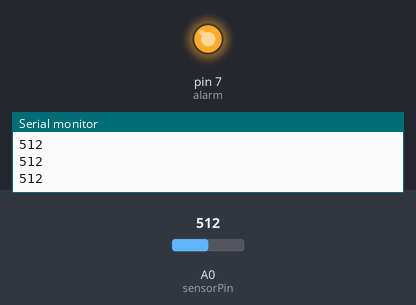
Simulated run of this sketch. Board: Arduino Uno, built with avr-gcc and run on an emulated ATmega328P. Shown: output pins drawn as LEDs (lit = HIGH), the last lines printed to the serial monitor. The test bench sets the inputs (shaded band); at power-on: A0 (sensorPin) = 512.

Above: at 10.4 s.
10.5 s: A0 (sensorPin) set to 106
16.2 s: A0 (sensorPin) set to 94
At 21.3 s:
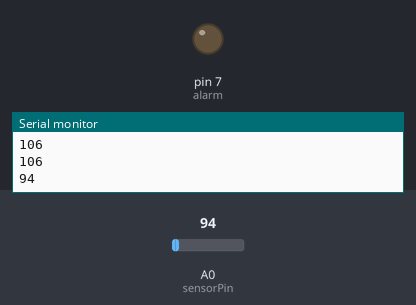
22.5 s: A0 (sensorPin) set to 110
At 28.3 s:
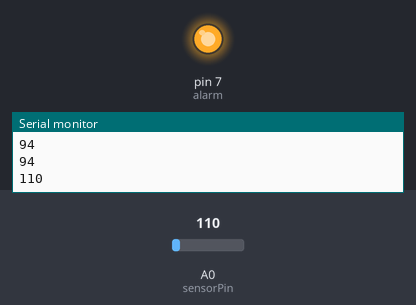
Timing chart, 0 to 29.5 s (numbered marks = the images above; inputs shaded):
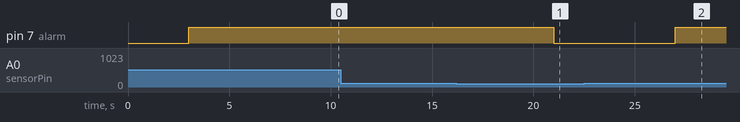

The sketch:

laserwire.ino
```cpp
#include <SoftwareSerial.h>
SoftwareSerial mySerial(8, 9);
int sensorPin = A0; // select the input pin for the potentiometer
int sensorValue = 0;
int command = 1;
int alarm = 7; // variable to store the value coming from the sensor
void setup() {
  Serial.begin(9600);
  pinMode (alarm, OUTPUT);
}
void loop() {
  sensorValue = analogRead(sensorPin);
  delay(3000);
  Serial.println(sensorValue, DEC);
  if (sensorValue > 100){
    digitalWrite (alarm, HIGH);
  }
  else{
    digitalWrite (alarm, LOW);
  }

  if (sensorValue > 100 && mySerial.available()){
    Serial.write(command);
    mySerial.write(command);
  }
}
```

Measured:
- the behaviour switches between 101 and 100 on A0 (sensorPin) (found by bisection; images 0 and 1)
- after the input at 16.2 s, pin 7 (alarm): HIGH → LOW after 4.8 s
- after the input at 22.5 s, pin 7 (alarm): LOW → HIGH after 4.5 s
